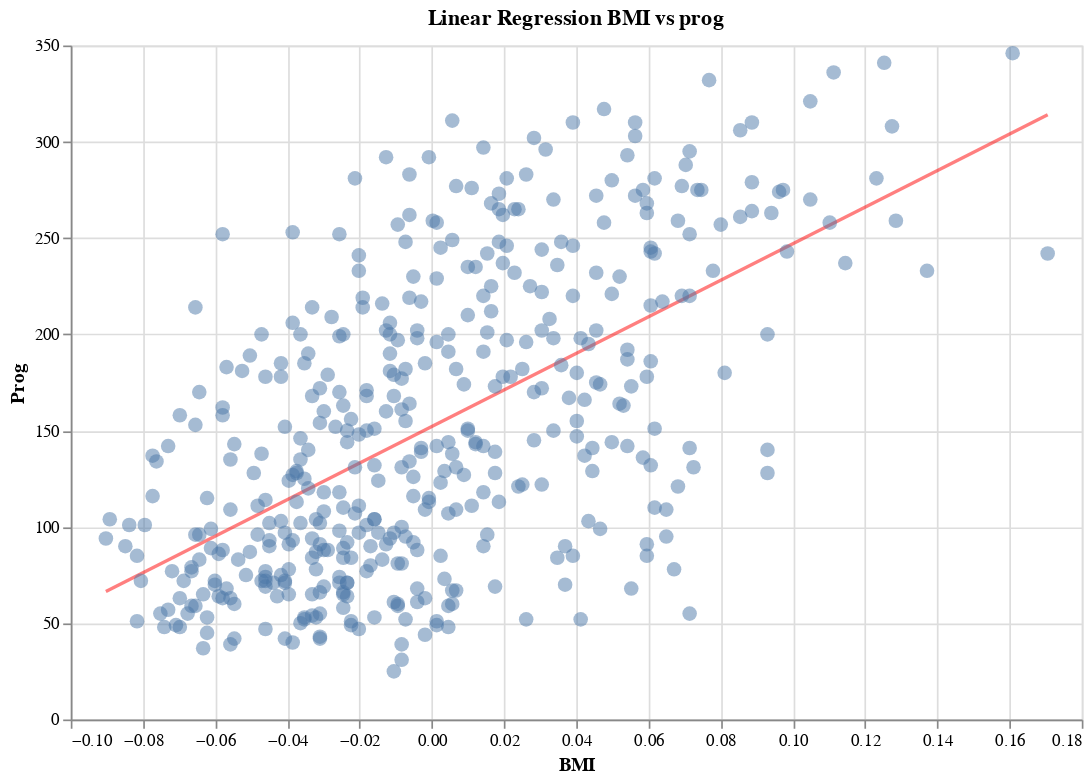

Notebook code cell kept with this figure:
### Markdown cell above
Con la feature escogida haz el siguiente gráfico:

- Scatter Plot
- Eje X: Valores de la feature escogida.
- Eje Y: Valores de la columna a predecir (target).
- En color rojo dibuja la recta correspondiente a la regresión lineal (utilizando `intercept_`y `coefs_`).
- Coloca un título adecuado, nombre de los ejes, etc.

Puedes utilizar `matplotlib` o `altair`, el que prefiera.

### Code cell
regr_bmi= LinearRegression(fit_intercept=True).fit(X[:,np.newaxis,2],y)

points = alt.Chart(diabetes_df).mark_circle(size=75, opacity=0.5).encode(
    x="bmi:Q",
    y="prog:Q"
).properties(
    width=600,
    height=400
)

reg_df=(
    diabetes_df.loc[lambda x: x["bmi"].isin([x["bmi"].min(), x["bmi"].max()])
        , ["bmi"]
                   ].assign(regression=lambda x: regr_bmi.intercept_ + x['bmi']*regr_bmi.coef_)
)

reg_line = alt.Chart(reg_df).mark_line(color="red", opacity=0.5).encode(
    x=alt.X("bmi:Q", title="BMI"),
    y=alt.Y("regression:Q",title="Prog")
).properties(
    title='Linear Regression BMI vs prog',
    width=600,
    height=400
)

reg_line+ points

### Figure 1 — Vega-Lite specification as saved in the notebook (floating-point values rounded to 4 significant figures; data arrays with more than 128 entries replaced by an {"elided": "..."} marker saying what was removed)
{"$schema": "https://vega.github.io/schema/vega-lite/v3.4.0.json", "config": {"background": "white", "mark": {"tooltip": null}, "view": {"height": 300, "width": 400}}, "datasets": {"data-19f0800f83d93182e18fcd55a2acad4a": [{"bmi": -0.09028, "regression": 66.42}, {"bmi": 0.1706, "regression": 314.1}], "data-522fed31eb8dd0c5e08ec191c165ba05": {"elided": "442 records"}}, "layer": [{"data": {"name": "data-19f0800f83d93182e18fcd55a2acad4a"}, "encoding": {"x": {"field": "bmi", "title": "BMI", "type": "quantitative"}, "y": {"field": "regression", "title": "Prog", "type": "quantitative"}}, "height": 400, "mark": {"color": "red", "opacity": 0.5, "type": "line"}, "title": "Linear Regression BMI vs prog", "width": 600}, {"data": {"name": "data-522fed31eb8dd0c5e08ec191c165ba05"}, "encoding": {"x": {"field": "bmi", "type": "quantitative"}, "y": {"field": "prog", "type": "quantitative"}}, "height": 400, "mark": {"opacity": 0.5, "size": 75, "type": "circle"}, "width": 600}]}
